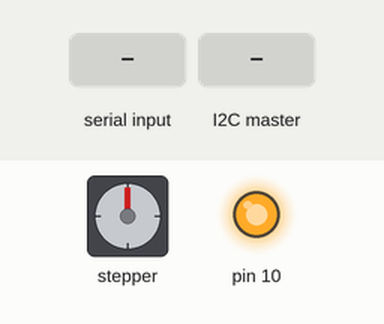
Simulated run of this sketch. Board: Arduino Uno, built with avr-gcc and run on an emulated ATmega328P. Parts: stepper motor, output pins drawn as LEDs (lit = HIGH). Wiring (inferred from the names in the program): stepper motor driver (200 steps per turn assumed): step pin 5; direction pin 4; enable pin 6. The test bench sets the inputs (shaded band). Pins used as bus, display or sensor lines are not drawn.

Above: at 2.2 s.
2.3 s: "90,45\n" received over Serial
At 2.8 s:
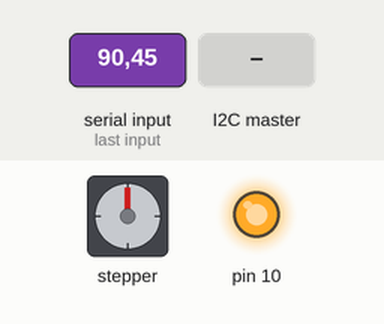
5.3 s: the I2C master sends the byte 1
At 6.7 s:
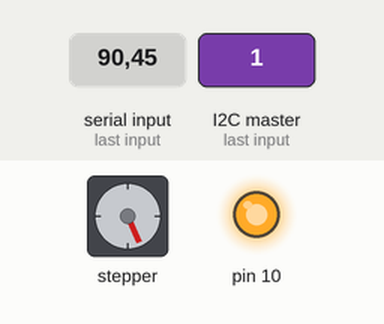
Timing chart, 0 to 8.3 s (numbered marks = the images above; inputs shaded):
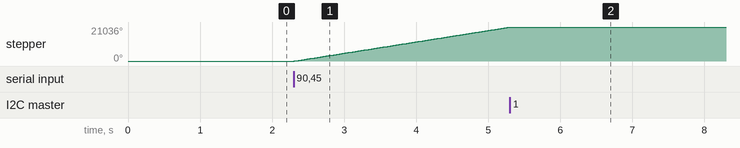

The sketch:

Lectura.ino
```cpp
#include <SPI.h>
#include <Wire.h>

#define CSN_PIN 11 //Pin slave-select del AS5047D
#define STEP_PIN 5 //Pin Step del DRV8825
#define DIR_PIN 4 //Pin Dir del DRV8825
#define EN_PIN 6 //Pin enable del DRV8825

#define RESOLUTION 0.0219726 // 0.02197265625.... 360/(1<<14) Resolución del encoder 14 bit

#define ZM 0.4   // Zona muerta (Histéresis)
#define INIT 0 // Posición inicial
#define SLEEP 10   // Espera entre movimientos
#define STEP 100     // Ancho del pulso para el stepper

double ref = INIT;

float leerEncoder()  {
  long angulo;

  // COMUNICACIÓN SPI
  digitalWrite(CSN_PIN, LOW);
  byte msb = SPI.transfer(0xFF);
  byte lsb = SPI.transfer(0xFF);
  digitalWrite(CSN_PIN, HIGH);

  angulo = (((msb << 8) | lsb) & 0X3FFF); // msb | lsb (usando 14 bit)

  return ((float) angulo) * RESOLUTION; // 0.02197265625.... 360/(1<<14) Resolución del encoder 14 bit
}

// Diferencia entre ángulos (-180<phi<=180)
float dif(float a, float b) {
  double angulo = a - b;
  if (angulo < -180.0)
    return 360.0 + angulo;
  else if (angulo > 180.0)
    return -360.0 + angulo;
  return angulo;
}

void setup() {
  pinMode(LED_BUILTIN, OUTPUT); // LED
  pinMode(CSN_PIN, OUTPUT);     // Chip Select SPI
  pinMode(STEP_PIN, OUTPUT);    // Step Driver
  pinMode(DIR_PIN, OUTPUT);     // Dir Driver
  pinMode(EN_PIN,OUTPUT);       // Enable Driver

  digitalWrite(LED_BUILTIN, HIGH); // Encender LED, inicialización

  // I2C
  Wire.begin(8);                // Conectarse al bus I2C con la dirección indicada
  Wire.onReceive(receiveEvent); // Callback al recibir un paquete de datos

  // Serial
  Serial.begin(115200);         // Comunicación Serial a 115200 Baudios
  Serial.setTimeout(5);         // Timeout de 5ms

  // SPI
  SPISettings settings(10000000, MSBFIRST, SPI_MODE1);  // Parámetros de la comunicación (Datasheet AS5047D)
  SPI.begin();                                          // Iniciar la comunicación
  delay(1000);                                          // TODO (Probar si es necesario)
  SPI.beginTransaction(settings);                       // Empezar comunicación SPI

  digitalWrite(LED_BUILTIN, LOW); // Apagar LED

  digitalWrite(EN_PIN, LOW);  // Encender Driver
}

// Tipo de dato para almacenar un float y poder acceder a sus bytes de forma cómoda
union Float {
  float raw;
  byte buffer[sizeof(float)];
};

// Ahora si recibe el comando 0x01, lee un float detrás suya y actualiza la referencia
void receiveEvent(int howMany) {
  if (Wire.read() == 0x01) {
    Float angle;
    Wire.readBytes(angle.buffer, sizeof(float));
    ref = dif(INIT, angle.raw);
  }
}

void loop() {
  // Si llega algo por serial cambiar la referencia
  if (Serial.available())
    ref = dif(INIT, Serial.parseFloat());

  // Calcular el error
  float err = dif(ref, leerEncoder());


  // Algoritmo todo o nada con histeresis
  // ZM zona muerta, SLEEP tiempo zona muerta.
  // STEP es la velocidad, si se hace variable se puede implementar un PID
  if (err > ZM) { // Si el error es positivo mover el motor hasta que sea 0

    do {
      digitalWrite(DIR_PIN, LOW);
      digitalWrite(STEP_PIN, HIGH);
      delayMicroseconds(STEP);
      digitalWrite(STEP_PIN, LOW);
      delayMicroseconds(STEP);
      err = dif(ref, leerEncoder());
    } while (err > 0);

  } else if (err < (-ZM)) {  // Si el error es negativo mover el motor hasta que sea 0

    do {
      digitalWrite(DIR_PIN, HIGH);
      digitalWrite(STEP_PIN, HIGH);
      delayMicroseconds(STEP);
      digitalWrite(STEP_PIN, LOW);
      delayMicroseconds(STEP);
      err = dif(ref, leerEncoder());
    } while (err < 0);

  }

  delay(SLEEP);

}
```

Measured:
- after the input at 2.3 s, stepper: keeps turning clockwise at about 7033°/s, starting at once
